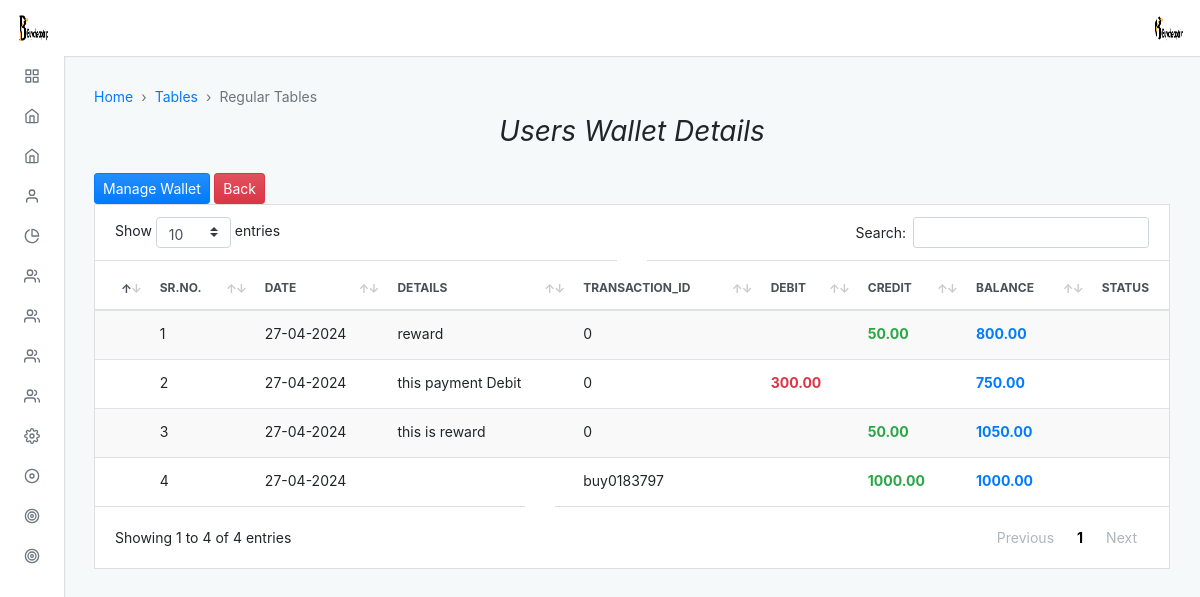
The page /admin/default/wallet_details?user_id=deepak1@gmail.com (signed in) on the database its author committed.
### tables this page shows
CREATE TABLE `wallets` (
  `id_wallet` int(11) NOT NULL,
  `user_id` varchar(100) NOT NULL,
  `contact` varchar(15) NOT NULL,
  `wallet_balance` decimal(10,2) DEFAULT 0.00,
  `created_at` timestamp NOT NULL DEFAULT current_timestamp(),
  `updated_at` timestamp NOT NULL DEFAULT current_timestamp() ON UPDATE current_timestamp()
);

CREATE TABLE `transactions` (
  `id` int(11) NOT NULL,
  `wallet_id` int(11) NOT NULL,
  `type` enum('credit','debit','reward') NOT NULL,
  `amount` decimal(10,2) NOT NULL,
  `message` text DEFAULT NULL,
  `remaining_balance` decimal(10,2) NOT NULL,
  `timestamp` timestamp NOT NULL DEFAULT current_timestamp(),
  `status` enum('pending','success','cancel','') NOT NULL DEFAULT 'success',
  `transactions_id` varchar(20) NOT NULL
);

### admin/default/wallet_details.php (the view, shortened to what this page needs)
<?php
include "../../connection.php";
?>
<?php $page = "";
include("./incluede/header.php");
?>
<?php
if ($_SERVER["REQUEST_METHOD"] == "POST" && isset($_POST['submit'])) {
    if (($_POST['type']) == "credit"|| ($_POST['type']) == "reward") {
        $wallet_id = $_POST['wallet_id'];
        $message=$_POST['message'];
        $amount = $_POST['amount'];
        $wallet_balance = $_POST['wallet_balance'];
        $type = $_POST['type'];
        $remaining_balance = $wallet_balance +$amount;
        $transactions_id = "buy" . str_pad(mt_rand(1, 9999999), 7, '0', STR_PAD_LEFT);
        $sql2 = "UPDATE wallets SET wallet_balance = wallet_balance + ? WHERE id_wallet = ?";
        $sql3 = "INSERT INTO transactions (wallet_id, amount, transactions_id, remaining_balance,type,message) VALUES (?, ?, ?, ?, ?,?)";
        $stmt2 = mysqli_prepare($conn, $sql2);
        mysqli_stmt_bind_param($stmt2, "di", $amount, $wallet_id);
        $result2 = mysqli_stmt_execute($stmt2);
        $stmt3 = mysqli_prepare($conn, $sql3);
        mysqli_stmt_bind_param($stmt3, "isdsss", $wallet_id, $amount, $transactions_id, $remaining_balance, $type, $message);
        $result3 = mysqli_stmt_execute($stmt3);
        if ($result2 && $result3) {
            echo "<script>alert('Wallet Add Successfully.');
                    window.location.href = 'users_wallet';
                    </script>";
        } else {
            echo "Error: " . mysqli_error($conn);
        }
    } elseif (($_POST['type']) == "debit") {
        $wallet_id = $_POST['wallet_id'];
        $message=$_POST['message'];
        $amount = $_POST['amount'];
        $wallet_balance = $_POST['wallet_balance'];
        $type = $_POST['type'];
        $remaining_balance = $wallet_balance - $amount;
        $transactions_id = "buy" . str_pad(mt_rand(1, 9999999), 7, '0', STR_PAD_LEFT);
        $sql2 = "UPDATE wallets SET wallet_balance = wallet_balance - ? WHERE id_wallet = ?";
        $sql3 = "INSERT INTO transactions (wallet_id, amount, transactions_id, remaining_balance,type,message) VALUES (?, ?, ?, ?, ?,?)";
        $stmt2 = mysqli_prepare($conn, $sql2);
        mysqli_stmt_bind_param($stmt2, "di", $amount, $wallet_id);
        $result2 = mysqli_stmt_execute($stmt2);
        $stmt3 = mysqli_prepare($conn, $sql3);
        mysqli_stmt_bind_param($stmt3, "isdsss", $wallet_id, $amount, $transactions_id, $remaining_balance, $type, $message);
        $result3 = mysqli_stmt_execute($stmt3);
        if ($result2 && $result3) {
            echo "<script>alert('Debit has been successfully.');
                    window.location.href = 'users_wallet';
                    </script>";
        } else {
            echo "Error: " . mysqli_error($conn);
        }
    } else {
        echo  "<script> alert('Please select type')</script>";
    }
} else {
  $user_id = $_GET['user_id'];
?>
    <div class="adminx-content">
        <div class="adminx-main-content">
            <div class="container-fluid">
                <nav aria-label="breadcrumb" role="navigation">
                    <ol class="breadcrumb adminx-page-breadcrumb">
                        <li class="breadcrumb-item"><a href="#">Home</a></li>
                        <li class="breadcrumb-item"><a href="#">Tables</a></li>
                        <li class="breadcrumb-item active  aria-current=" page">Regular Tables</li>
                    </ol>
                </nav>
                <div class="pb-3">
                    <h3><b><i>Users Wallet Details</i></b></h3>
                </div>
                <div class="row">
                    <div class="col">
                        <div class="">
                            <a href="" class="btn btn-primary btn-sm " id="manageWalletsBtn"><i class="bi bi-plus-circle"></i>Manage Wallet</a>
                            <a href="../default/users_wallet" class="btn btn-danger btn-sm "><i class="bi bi-plus-circle"></i>Back</a>
                        </div>
                        <div class="card mb-grid">
                            <div class="table-responsive-md">
                                <table class="table table-actions table-striped table-hover mb-0" data-table>
                                    <thead>
                                        <tr>
                                            <th scope="col">
                                                <label class="custom-control custom-checkbox m-0 p-0">
                                                </label>
                                            </th>
                                            <th>Sr.No.</th>
                                            <th data-type="date" data-format="YYYY/DD/MM">Date</th>
                                            <th>Details</th>
                                            <th>Transaction_id</th>
                                            <th>Debit</th>
                                            <th>Credit</th>
                                            <th>balance</th>
                                            <th>Status</th>
                                        </tr>
                                    </thead>
                                    <tbody>
                                        <?php
                                        $a = 1;
                                        $query = "SELECT * FROM `wallets`
                                JOIN users ON wallets.user_id = users.email
                                JOIN transactions ON wallets.id_wallet = transactions.wallet_id
                                WHERE wallets.user_id='$user_id' ORDER BY timestamp DESC";
                                        $res = mysqli_query($conn, $query);
                                        while ($payment = mysqli_fetch_assoc($res)) {
                                        ?>
                                            <tr>
                                                <th scope="row">
                                                    <label class="custom-control custom-checkbox m-0 p-0">
                                                    </label>
                                                </th>
                                                <td><?php echo $a ?></td>
                                                <td><?php echo date('d-m-Y', strtotime($payment['timestamp'])); ?></td>
                                                <td><?php echo $payment['message'] ?></td>
                                                <td><?php echo $payment['transactions_id'] ?></td>
                                                <?php if ($payment['type'] == 'debit') { ?>
                                                    <td class="text-danger"><b><?php echo $payment['amount'] ?></b></td>
                                                <?php } else { ?>
                                                    <td></td>
                                                <?php } ?>
                                                <?php if ($payment['type'] == 'credit' || $payment['type'] == 'reward') { ?>
                                                <td class="text-success fs-1"><b><?php echo $payment['amount'] ?></b></td>
                                            <?php } else { ?>
                                                <td></td>
                                            <?php } ?>
                                            <td class="text-primary fs-1"><b><?php echo $payment['remaining_balance'] ?></b></td>
                                            <td>
                                            </td>
                                            </tr>
                                        <?php
                                            $a++;
                                        }
                                        ?>
                                    </tbody>
                                </table>
                </div>
            </div>
        </div>
    </div>
<?php } ?>
</body>
</html>

### admin/default/incluede/header.php (shortened to what this page needs)
<!DOCTYPE html>
<html lang="en">
<head>
  <link rel="stylesheet" type="text/css" href="./dist/css/adminx.css" media="screen" />
</head>
<body class=" virat">
  <div class="adminx-container">
    <?php
    $query = "select * from admin_login";
    $result = mysqli_query($conn, $query);
    while ($row = mysqli_fetch_assoc($result)) {
    ?>
      <nav class="navbar navbar-expand justify-content-between fixed-top virat_1">
        <a class="navbar-brand mb-0 h1 d-none d-md-block" href="admin">
          <img src="../upload/<?php echo $row['image']; ?>" class="navbar-brand-image d-inline-block align-top mr-2" class="circle" alt="">
        </a>
        <ul class="navbar-nav d-flex justify-content-end mr-2">
          <li class="nav-item dropdown">
            <a class="nav-link avatar-with-name" id="navbarDropdownMenuLink" data-toggle="dropdown" href="#">
              <img src="../upload/<?php echo $row['image']; ?>" class="d-inline-block align-top" class="rounded" alt="">
            </a>
          </li>
        </ul>
      <?php
    }
      ?>
      </nav>
      <div class="adminx-sidebar expand-hover push">
        <ul class="sidebar-nav">
          <li class="sidebar-nav-item">
            <a href="admin" class="sidebar-nav-link <?php if ($page == 'home') {
                                                      echo 'active';
                                                    } ?>">
              <span class="sidebar-nav-icon">
                <i data-feather="grid"></i>
              </span>
            </a>
          </li>
          <li class="sidebar-nav-item">
            <a class="sidebar-nav-link <?php if ($page == 'thailand') {
                                          echo 'active';
                                        } ?> collapsed" data-toggle="collapse" href="#examplepackage" aria-expanded="false" aria-controls="examplepackage">
              <span class="sidebar-nav-icon">
                <i data-feather="home"></i>
              </span>
            </a>
          </li>
          <li class="sidebar-nav-item">
            <a class="sidebar-nav-link <?php if ($page == 'slider') {
                                          echo 'active';
                                        } ?> collapsed" data-toggle="collapse" href="#example" aria-expanded="false" aria-controls="example">
              <span class="sidebar-nav-icon">
                <i data-feather="home"></i>
              </span>
            </a>
          </li>
          <li class="sidebar-nav-item">
            <a class=" sidebar-nav-link <?php if ($page == 'about') {
                                          echo 'active';
                                        } ?> collapsed" data-toggle="collapse" href="#exampl_a" aria-expanded="false" aria-controls="exampl_a">
              <span class="sidebar-nav-icon">
                <i data-feather="user"></i>
              </span>
            </a>
          </li>
          <li class="sidebar-nav-item">
            <a class=" sidebar-nav-link <?php if ($page == 'our') {
                                          echo 'active';
                                        } ?> collapsed" data-toggle="collapse" href="#examp" aria-expanded="false" aria-controls="examp">
              <span class="sidebar-nav-icon">
                <i data-feather="pie-chart"></i>
              </span>
            </a>
          </li>
          <li class="sidebar-nav-item">
            <a class=" sidebar-nav-link <?php if ($page == 'transport') {
                                          echo 'active';
                                        } ?> collapsed" data-toggle="collapse" href="#exa_team" aria-expanded="false" aria-controls="exa_team">
              <span class="sidebar-nav-icon">
                <i data-feather="users"></i>
              </span>
            </a>
          </li>
          <li class="sidebar-nav-item">
            <a class=" sidebar-nav-link <?php if ($page == 'transport') {
                                          echo 'active';
                                        } ?> collapsed" data-toggle="collapse" href="#exa_team89" aria-expanded="false" aria-controls="exa_team89">
              <span class="sidebar-nav-icon">
                <i data-feather="users"></i>
              </span>
            </a>
          </li>
          <li class="sidebar-nav-item">
            <a class=" sidebar-nav-link <?php if ($page == 'transport') {
                                          echo 'active';
                                        } ?> collapsed" data-toggle="collapse" href="#exa_team99" aria-expanded="false" aria-controls="exa_team99">
              <span class="sidebar-nav-icon">
                <i data-feather="users"></i>
              </span>
            </a>
          </li>
          <li class="sidebar-nav-item">
            <a class=" sidebar-nav-link <?php if ($page == 'users') {
                                          echo 'active';
                                        } ?> collapsed" data-toggle="collapse" href="#exa_team98" aria-expanded="false" aria-controls="exa_team98">
              <span class="sidebar-nav-icon">
                <i data-feather="users"></i>
              </span>
            </a>
          </li>
          <li class="sidebar-nav-item">
            <a class=" sidebar-nav-link <?php if ($page == 'setting') {
                                          echo 'active';
                                        } ?> collapsed" data-toggle="collapse" href="#ex" aria-expanded="false" aria-controls="ex">
              <span class="sidebar-nav-icon">
                <i data-feather="settings"></i>
              </span>
            </a>
            <li class="sidebar-nav-item">
                <a href="../default/users_wallet" class="sidebar-nav-link">
                  <span class="sidebar-nav-abbr">
                    <i data-feather="disc"></i>
                  </span>
                </a>
              </li>
              <li class="sidebar-nav-item">
                <a href="../default/thailand_payment" class="sidebar-nav-link">
                  <span class="sidebar-nav-abbr">
                    <i data-feather="target"></i>
                  </span>
                </a>
              </li>
              <li class="sidebar-nav-item">
                <a href="../default/manage_offer" class="sidebar-nav-link">
                  <span class="sidebar-nav-abbr">
                    <i data-feather="target"></i>
                  </span>
                </a>
              </li>
      </div>

### admin/default/incluede/header.php (style rules this page uses)
.pb-3 { text-align: center; }

### rows shown on the page
wallets: transactions.timestamp "27-04-2024", transactions.message "reward", transactions.transactions_id "0", transactions.amount "50.00", transactions.remaining_balance "800.00", transactions.message "this payment Debit", transactions.amount "300.00", transactions.remaining_balance "750.00", transactions.message "this is reward", transactions.remaining_balance "1050.00", transactions.transactions_id "buy0183797", transactions.amount "1000.00", transactions.remaining_balance "1000.00"
